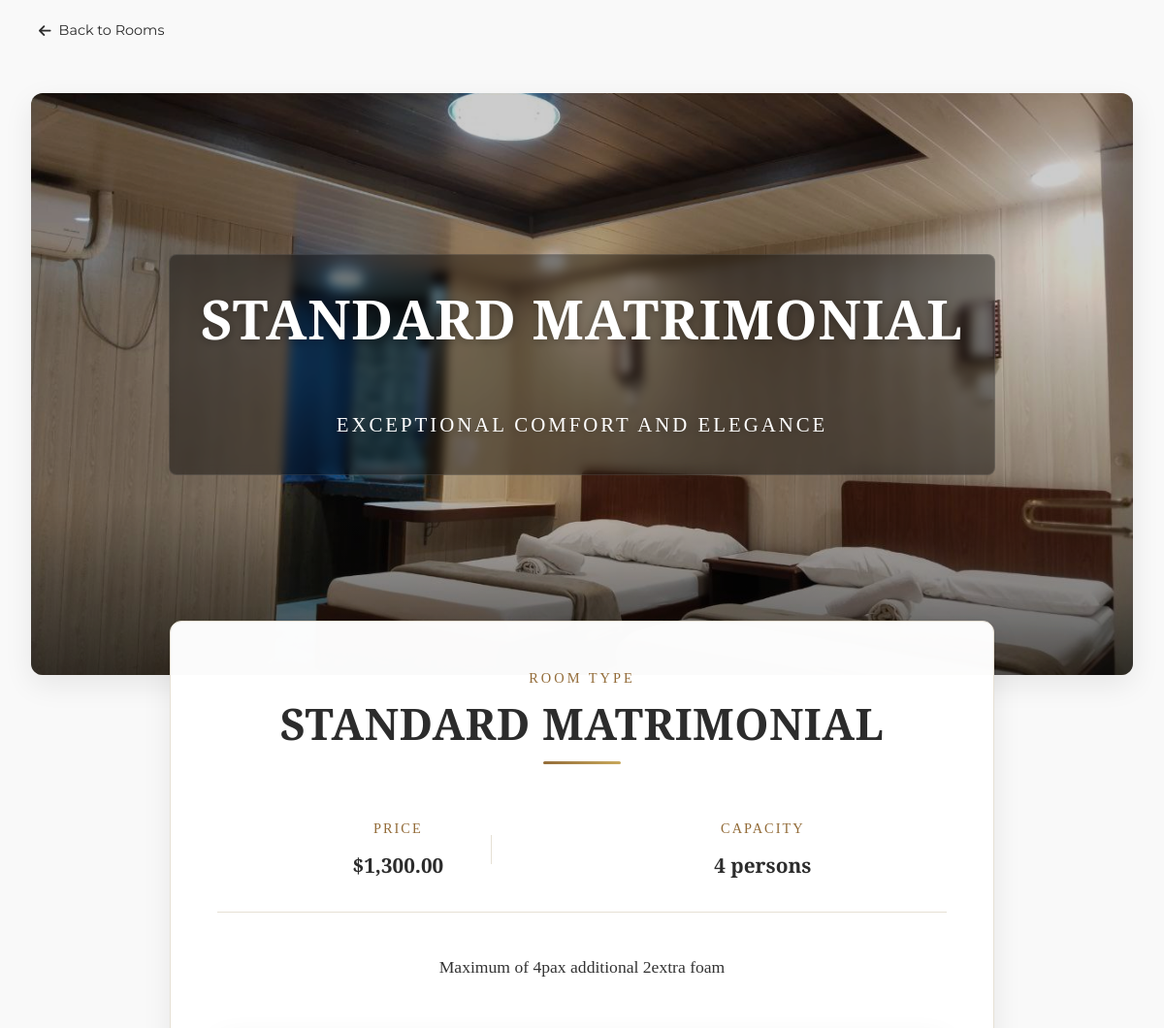
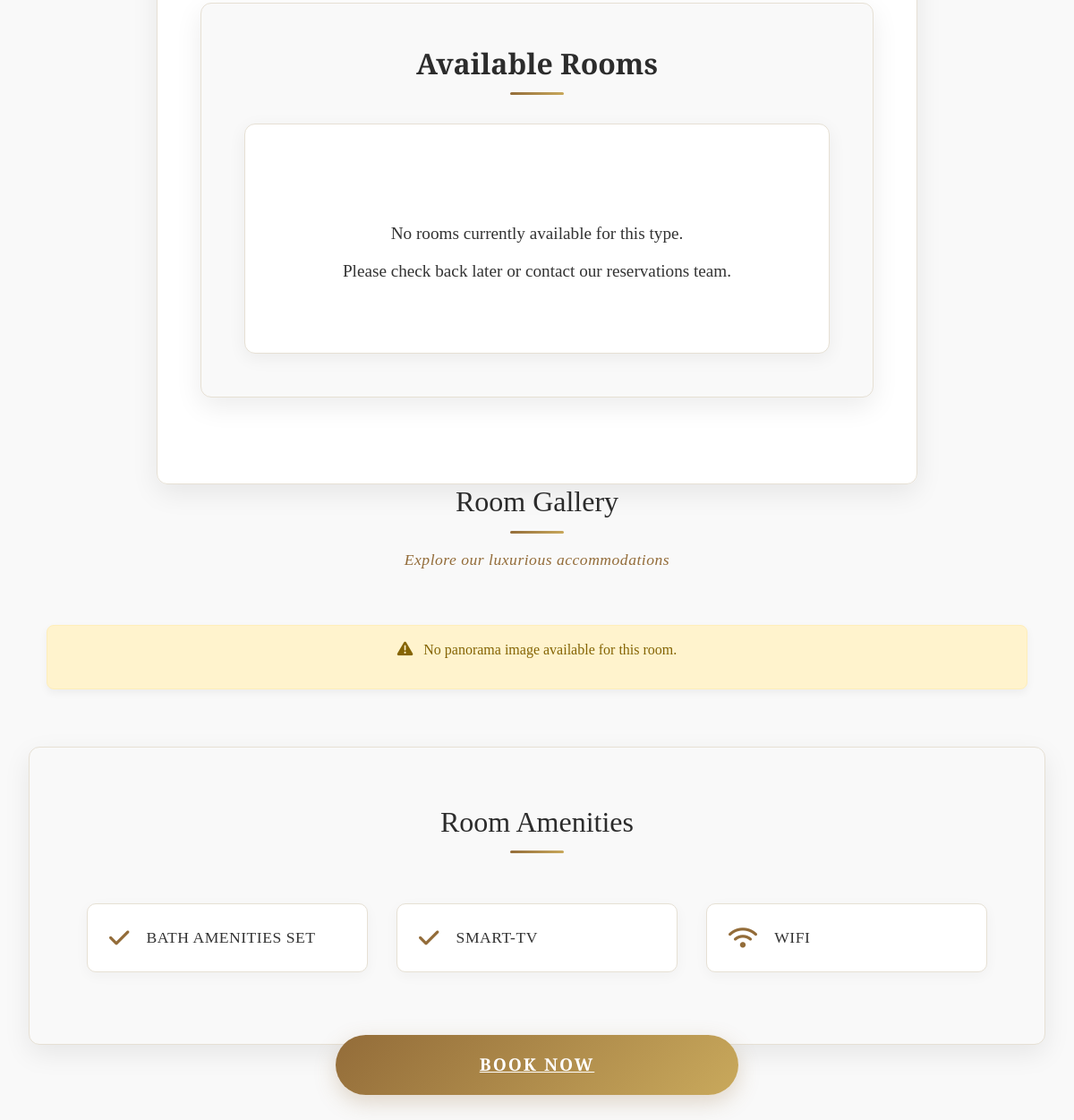
Screenshot of /landing_page/pages/room_details.php?room_type_id=5 with the database file from the repository (2 pictures, top to bottom).
### tables this page shows
CREATE TABLE IF NOT EXISTS `room_types` (
  `room_type_id` int NOT NULL AUTO_INCREMENT,
  `type_name` varchar(50) NOT NULL,
  `description` text,
  `floor_type` int NOT NULL,
  `base_price` decimal(10,2) NOT NULL,
  `capacity` int NOT NULL,
  `amenities` text,
  `image_path` text,
  PRIMARY KEY (`room_type_id`)
);

### landing_page/pages/room_details.php (the view, shortened to what this page needs)
<?php
require_once '../../config/db.php';
$room_type_id = $_GET['room_type_id'];
$type_query = "SELECT * FROM room_types WHERE room_type_id = ?";
$type_stmt  = $conn->prepare($type_query);
$type_stmt->bind_param("i", $room_type_id);
$type_stmt->execute();
$type_result = $type_stmt->get_result();
$room_type   = $type_result->fetch_assoc();
$available_rooms = [];
if ($room_type) {
    $type_name   = $room_type['type_name'];
    $description = $room_type['description'];
    $base_price  = $room_type['base_price'];
    $capacity    = $room_type['capacity'];
    $amenities   = $room_type['amenities'];
    if (! empty($available_rooms)) {
        $room        = $available_rooms[0];
        $room_id     = $room['room_id'];
        $room_number = $room['room_number'];
        $floor       = $room['floor_type'];
        $status      = $room['status'];
        $panorama_image = $room['panorama_image'];
    } else {
        $room_id     = null;
        $panorama_image = null;
    }
} else {
    echo "Room type not found.";
    exit;
}
?>
<!DOCTYPE html>
<html lang="en">
<head>
    <?php include_once '../includes/head.php'; ?>
    <link rel="stylesheet" href="../css/room_details.css">
</head>
<body>
    <div class="back-nav">
        <a href="index.php" class="back-button">
            <i class="fas fa-arrow-left"></i>
            Back to Rooms
        </a>
    </div>
    <div class="room-details">
        <div class="hero-section">
            <img src="../assets/images/luxury-twin.jpg" alt="<?php echo $type_name; ?>" class="hero-image">
            <div class="hero-overlay">
                <div class="hero-title">
                    <h1><?php echo $type_name; ?></h1>
                    <span class="subtitle">Exceptional Comfort and Elegance</span>
                </div>
            </div>
        </div>
        <div class="room-info" id="available-rooms">
            <div class="room-label">Room Type</div>
            <h1 class="room-title"><?php echo $type_name; ?></h1>
            <div class="room-meta">
                <div class="meta-item">
                    <div class="meta-label">Price</div>
                    <div class="meta-value">$<?php echo number_format($base_price, 2); ?></div>
                </div>
                <div class="meta-item">
                    <div class="meta-label">Capacity</div>
                    <div class="meta-value"><?php echo $capacity; ?> persons</div>
                </div>
            </div>
            <p class="room-description"><?php echo $description; ?></p>
            <div class="available-rooms">
                <h2>Available Rooms</h2>
                <?php if (! empty($available_rooms)): ?>
                    <div class="rooms-grid">
                        <?php foreach ($available_rooms as $room): ?>
                            <div class="room-card">
                                <div class="room-card-header">
                                    <div class="room-number">
                                        <i class="fas fa-door-open"></i>
                                        <h3>Room <?php echo $room['room_number']; ?></h3>
                                    </div>
                                    <div class="room-floor">
                                        <i class="fas fa-building"></i>
                                        <span class="floor-badge">
                                            <?php echo $room['floor_type'] === 1 ? "Ground" : "Second"; ?>
                                        </span>
                                    </div>
                                </div>
                                <div class="room-card-body">
                                    <div class="room-status">
                                        <span class="status-badge <?php echo strtolower($room['status']); ?>">
                                            <i class="fas fa-circle"></i>
                                            <?php echo ucfirst($room['status']); ?>
                                        </span>
                                    </div>
                                    <div class="room-actions">
                                        <a href="booking-page.php?room_id=<?php echo $room['room_id']; ?>" class="select-room-btn">
                                            <i class="fas fa-calendar-check"></i>
                                            Select Room
                                        </a>
                                    </div>
                                </div>
                            </div>
                        <?php endforeach; ?>
                    </div>
                <?php else: ?>
                    <div class="no-rooms-message">
                        <p>No rooms currently available for this type.</p>
                        <p class="sub-message">Please check back later or contact our reservations team.</p>
                    </div>
                <?php endif; ?>
            </div>
        </div>
        <div class="room-photos">
            <h2 class="section-title">Room Gallery</h2>
            <p class="section-subtitle">Explore our luxurious accommodations</p>
            <?php if (!empty($panorama_image)): ?>
                <div class="panorama-section">
                    <h2 class="section-title">360° Room View</h2>
                    <p class="section-subtitle">Experience the room in immersive 360°</p>
                    <div class="panorama-container">
                        <a href="panorama_viewer.php?room_id=<?php echo $room_id; ?>" class="panorama-link">
                            <img src="../../public/panoramas/<?php echo htmlspecialchars($panorama_image); ?>" alt="360° view of <?php echo htmlspecialchars($type_name); ?>" class="panorama-image">
                            <div class="panorama-overlay">
                                <span class="panorama-hint"><i class="fas fa-vr-cardboard"></i> View in 360°</span>
                            </div>
                        </a>
                    </div>
                </div>
            <?php else: ?>
                <div class="no-panorama-message">
                    <p><i class="fas fa-exclamation-triangle"></i> No panorama image available for this room.</p>
                </div>
            <?php endif; ?>
        </div>
        <div class="amenities-section">
            <h2 class="section-title">Room Amenities</h2>
            <div class="amenities-grid">
                <?php
                $amenities_array = array_map('strtoupper', explode(',', $amenities));
                $amenity_icons   = [
                    'WIFI'             => 'fa-wifi',
                    'TV'               => 'fa-tv',
                    'AIR CONDITIONING' => 'fa-snowflake',
                    'MINI BAR'         => 'fa-wine-glass',
                    'SAFE'             => 'fa-vault',
                    'ROOM SERVICE'     => 'fa-concierge-bell',
                    'COFFEE MAKER'     => 'fa-mug-hot',
                    'HAIR DRYER'       => 'fa-wind',
                    'BATH AMENITIES'   => 'fa-bath',
                ];
                foreach ($amenities_array as $amenity) {
                    $amenity = trim($amenity);
                    $icon    = isset($amenity_icons[$amenity]) ? $amenity_icons[$amenity] : 'fa-check';
                    echo "<div class='amenity-item'>";
                    echo "<i class='fas {$icon} amenity-icon'></i>";
                    echo "<span class='amenity-text'>{$amenity}</span>";
                    echo "</div>";
                }
                ?>
            </div>
        </div>
        <div class="book-now-container">
            <a href="#available-rooms" class="book-now">Book Now</a>
        </div>
    </div>
</body>
</html>

### landing_page/css/style.css (style rules this page uses)
:root { --primary-color: #c8a97e; --secondary-color: #1c3c64; --accent-color: #9c7a48; --dark-text: #1a1a1a; --light-text: #707070; --light-bg: #f7f7f7; --white: #ffffff; --shadow: 0 10px 30px rgba(0, 0, 0, 0.08); --luxury-gradient: linear-gradient( 135deg, var(--primary-color) 0%, var(--accent-color) 100% ); }
* { margin: 0; padding: 0; box-sizing: border-box; font-family: "Playfair Display", serif; }
body { background-color: var(--light-bg) !important; color: var(--dark-text); }
.hero-title { font-family: "Playfair Display", serif; font-size: 90px; font-weight: 700; margin-bottom: 40px; text-transform: uppercase; color: var(--white); letter-spacing: 2px; text-shadow: 0 2px 10px rgba(0, 0, 0, 0.3); animation: fade-in 1.2s ease-out; line-height: 1.1; }
@media (max-width: 1200px) { .hero-title { font-size: 72px; } }

### rows the page displays
room_types: type_name "STANDARD MATRIMONIAL", base_price "1,300.00", capacity "4", description "Maximum of 4pax additional 2extra foam", amenities "BATH AMENITIES SET", amenities "SMART-TV", amenities "WIFI"
